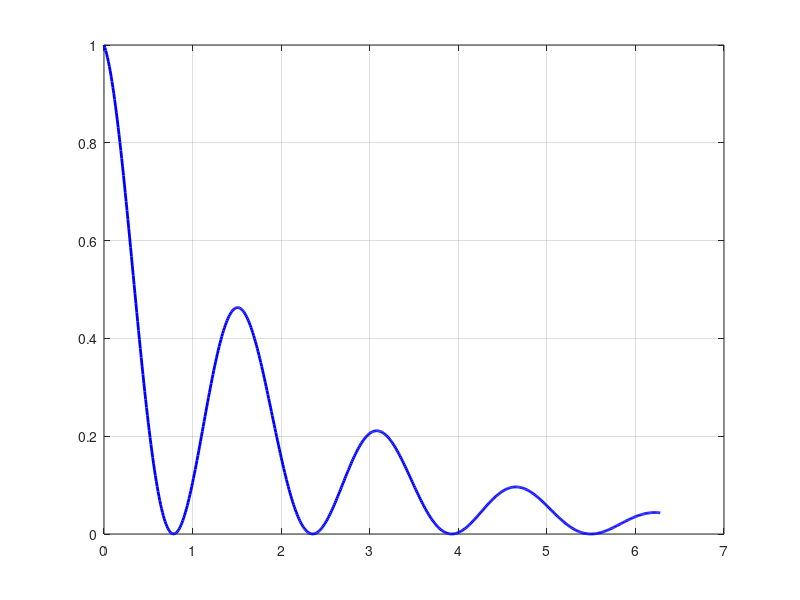

MATLAB code to generate this figure:
clear variables;  % efface les variables 
close all;        % ferme toutes les fenêtres
 
% anonyme  
f=@(x)(exp(-x/2).*cos(2*x).^2);  % f est le nom de la fonction, 
                                 % x est le paramètre d’entrée 
 
x=0:0.01:2*pi;    % vecteur ligne dont les composantes vont de 
                  % 0 à 2? avec un pas de 0.01 
 
y=f(x);           % appel de la fonction anonyme f, on obtient un 
                  % vecteur ligne de même dimension que x 
                  % Les composantes de y sont les images  
                  % des composantes de x par la fonction 
                  % ? ????

  
plot(x,y,'color','b','linewidth',2);  % affiche la courbe de la  
                                      % fonction ? ????
                                      % l’intervalle [0,2?] 
grid on;          % affiche un quadrillage
